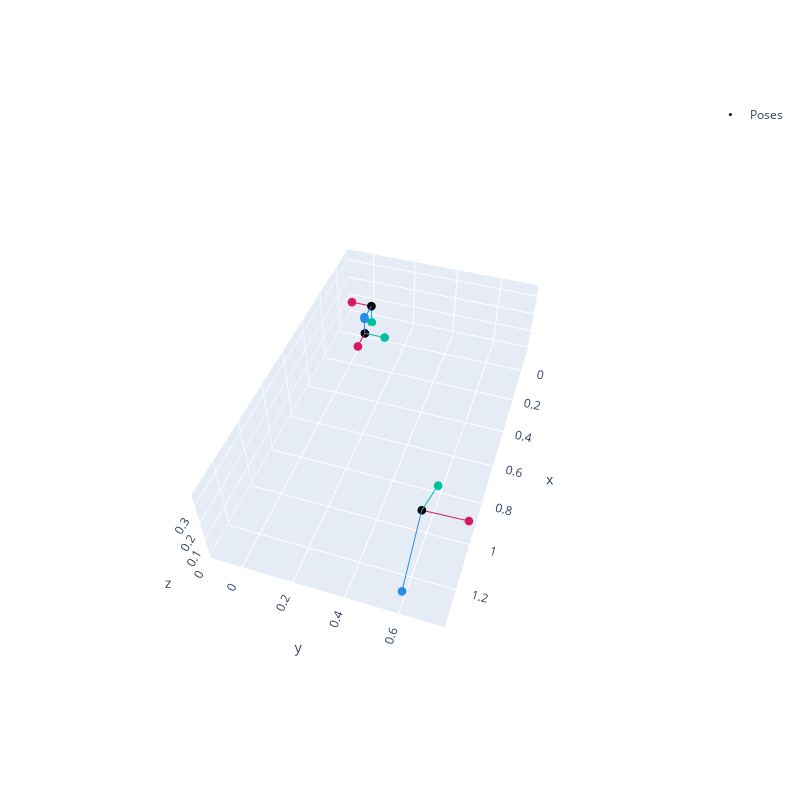

Write notebook code for a chart like this one.
### Code cell
poses = [sf.Pose3.identity(), g_robot_cam, proposed_tag3_pose]
names = ["Robot", "Camera", "Tag"]
fig = go.Figure()
plot_poses(poses, names, fig=fig)

### Figure 1 — Plotly figure (JSON) as saved in the notebook; plotly's stock layout.template omitted (floating-point values rounded to 4 significant figures)
{"data": [{"legendgroup": "poses", "marker": {"color": "#D81B60", "size": 3}, "mode": "lines+markers", "name": "x", "showlegend": false, "type": "scatter3d", "x": [0, 0.1, null, -0.1016, -0.1016, null, 1.06, 0.9111, null], "y": [0, 0, null, 0, -0.1, null, 0.5904, 0.7399, null], "z": [0, 0, null, 0.0889, 0.0889, null, 0.1972, -0.001795, null]}, {"legendgroup": "poses", "marker": {"color": "#00BF9F", "size": 3}, "mode": "lines+markers", "name": "y", "showlegend": false, "type": "scatter3d", "x": [0, 0, null, -0.1016, -0.1016, null, 1.06, 1.051, null], "y": [0, 0.1, null, 0, 0, null, 0.5904, 0.6403, null], "z": [0, 0, null, 0.0889, -0.0111, null, 0.1972, 0.3466, null]}, {"legendgroup": "poses", "marker": {"color": "#278DE6", "size": 3}, "mode": "lines+markers", "name": "z", "showlegend": false, "type": "scatter3d", "x": [0, 0, null, -0.1016, -0.0016, null, 1.06, 1.308, null], "y": [0, 0, null, 0, 2.22e-17, null, 0.5904, 0.5971, null], "z": [0, 0.1, null, 0.0889, 0.0889, null, 0.1972, 0.05382, null]}, {"legendgroup": "poses", "marker": {"color": "black", "size": 3}, "mode": "markers", "name": "Poses", "text": ["Robot", "Camera", "Tag"], "type": "scatter3d", "x": [0, -0.1016, 1.06], "y": [0, 0, 0.5904], "z": [0, 0.0889, 0.1972]}], "layout": {"height": 800, "scene": {"aspectmode": "data", "aspectratio": {"x": 1.877, "y": 1.118, "z": 0.4763}, "camera": {"center": {"x": 0, "y": 0, "z": 0}, "eye": {"x": 2.489, "y": 0.8129, "z": 2.733}, "projection": {"type": "perspective"}, "up": {"x": 0, "y": 0, "z": 1}}}, "width": 800}}
